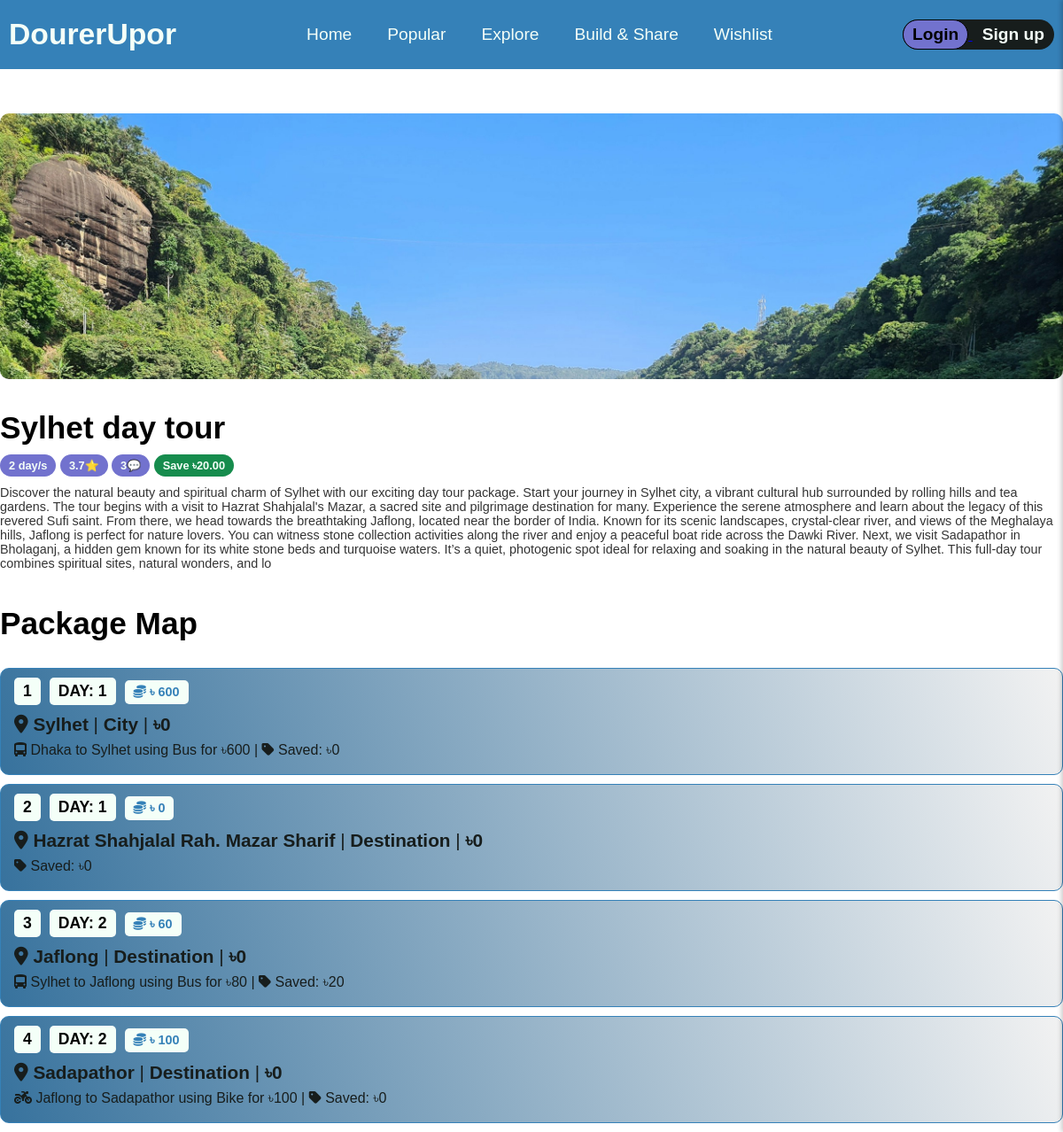
/Shadhin-experiment/package.php?id=3, run on the app's committed database.
### tables this page shows
CREATE TABLE `packages` (
  `package_id` int(11) NOT NULL,
  `package_name` varchar(255) NOT NULL,
  `publish_time` timestamp NOT NULL DEFAULT current_timestamp(),
  `build_by` int(11) NOT NULL,
  `status` varchar(255) NOT NULL DEFAULT 'pending',
  `details` varchar(1000) NOT NULL,
  `image` varchar(255) NOT NULL DEFAULT 'unknown.jpg'
);

CREATE TABLE `package_details` (
  `package_id` int(11) NOT NULL,
  `destination_id` int(11) NOT NULL,
  `money_saved` decimal(10,0) NOT NULL DEFAULT 0,
  `day_count` int(11) NOT NULL,
  `step_number` int(11) NOT NULL,
  `pickup` int(11) DEFAULT NULL,
  `transport_type` varchar(255) DEFAULT NULL,
  `cost` decimal(10,0) NOT NULL DEFAULT 0
);

CREATE TABLE `destinations` (
  `destination_id` int(11) NOT NULL,
  `name` varchar(255) NOT NULL,
  `country` varchar(255) NOT NULL DEFAULT 'Bangladesh',
  `type` varchar(255) DEFAULT 'Destination',
  `cost` decimal(10,0) NOT NULL
);

### Shadhin-experiment/DesignPatterns/imageProxy.php (called while the page is built, shortened)
<?php
function getLazyBackgroundImage($imageName) {
    return "data-bg='" . $imageName . "' class='lazy-bg'";
}
?>

### Shadhin-experiment/package.php (the view, shortened to what this page needs)
<?php
$active_page = 'package';
$packageId = isset($_GET['id']) ? intval($_GET['id']) : null;
include "decoration.php";
include "DesignPatterns/imageProxy.php";
$conn = Database::getInstance()->getConnection();
$email = isset($_SESSION['email']) ? $_SESSION['email'] : null;
$selectData = $conn->prepare("
SELECT
    p.package_id,
    p.package_name,
    p.details,
    p.image,
    COUNT(DISTINCT pf.user_id) AS Followers,
    AVG(DISTINCT r.rating) AS Rating,
    COUNT(DISTINCT r.review_id) AS TotalReview,
    SUM(DISTINCT pd.money_saved) as Saved,
    MAX(DISTINCT pd.day_count) as TotalDays,
    MAX(CASE WHEN u.email = '{$email}' THEN u.id ELSE NULL END) AS LoggedInUserId
FROM
    packages p
LEFT JOIN
    package_details pd ON p.package_id = pd.package_id
LEFT JOIN
    reviews r ON p.package_id = r.package_id
LEFT JOIN
    package_followers pf ON p.package_id = pf.package_id
LEFT JOIN
	user u ON pf.user_id = u.id
GROUP BY
    p.package_id, p.package_name
HAVING p.package_id = {$packageId}
ORDER BY Followers DESC, Rating DESC
");
$selectData->execute();
$rows = $selectData->fetchAll(PDO::FETCH_ASSOC);
?>
<!DOCTYPE html>
<html>
<head>
</head>
<body>
<nav id="navigation" class="special-nav">
                <div class="logo">
                    <h3>DourerUpor</h3>
                </div>
                <div>
                    <ul>
                        <li class="active-page"><a href="home.php" <?php if($active_page == "home") {echo "class='active'";} ?> >Home</a></li>
                        <li><a <?php if($active_page == "popular") {echo "class='active'";} ?> href="popular.php">Popular</a></li>
                        <li><a <?php if($active_page == "explore") {echo "class='active'";} ?> href="">Explore</a></li>
                        <li><a <?php if($active_page == "build&share") {echo "class='active'";} ?> href="">Build & Share</a></li>
                        <li><a href="">Wishlist</a></li>
                    </ul>
                </div>
                <div>
                    <?php if (isset($_SESSION['email'])): ?>
                        <form action="./Login/user-actions.php" method="post">
                            <button type ="Submit" class="theme-btn log-out-btn" title="Click to logout" name="log-out-btn"><?php echo $username; ?></button>
                        </form>
                    <?php else: ?>
                    <div class="login-btn-container">
                        <a href="./login/login.html">
                            <button class="login-btn theme-btn">Login</button>
                        </a>
                        <a href="./login/login.html">
                        <button class="signup-btn theme-btn">Sign up</button>
                        </a>
                    </div>
                    <?php endif ?>
                </div>
 </nav>
 <section id="package-details">
        <div class="package-details-container">
        <?php foreach ($rows as $row):
            $package_id = $row['package_id'];
            $package_name = $row['package_name'];
            $details = $row['details'];
            $coverImage = $row['image'];
            $totalDays = $row['TotalDays'];
            $rating = number_format($row['Rating'], 1);
            $totalReview = $row['TotalReview'];
            $saved = number_format($row['Saved'], 2);
        ?>
            <div class="package-details" data-package-id="<?php echo $package_id; ?>">
                <div class="left">
                    <div class="package-cover lazy-bg" <?php echo getLazyBackgroundImage("img/package-cover/{$coverImage}"); ?> style="background-repeat: no-repeat; background-size: cover; border-radius: 10px;"></div>
                </div>
                <div class="right">
                    <h3 class="package-name card-item"><?php echo htmlspecialchars($package_name); ?></h3>
                    <div class="card-item">
                        <button disabled class="theme-btn info-btn"><?php echo htmlspecialchars($totalDays); ?> day/s</button>
                        <button disabled class="theme-btn info-btn"><?php echo htmlspecialchars($rating); ?>⭐</button>
                        <button disabled class="theme-btn info-btn"><?php echo htmlspecialchars($totalReview); ?>💬</button>
                        <button disabled class="theme-btn info-btn offer">Save ৳<?php echo $saved; ?></button>
                    </div>
                    <p class="card-item package-brief"><?php echo htmlspecialchars($details); ?></p>
                </div>
            </div>
            <?php endforeach; ?>
        </div>
    </section>
    <?php
    $selectPackageDetails = $conn->prepare("
    	SELECT p.package_id,pd.step_number as stepCount ,pd.day_count as dayCount, d.cost as DestCost, d.name as Destination, d.type as DestType, dp.name as pickup, pd.transport_type as TransType, pd.cost as transCost, pd.money_saved as Saved
		FROM package_details pd
		LEFT JOIN packages p ON p.package_id = pd.package_id
		LEFT JOIN destinations d ON d.destination_id = pd.destination_id
		LEFT JOIN destinations dp ON dp.destination_id = pd.pickup
		WHERE p.package_id = {$packageId}
		ORDER BY pd.step_number ASC
    	");
    $selectPackageDetails->execute();
	$rows = $selectPackageDetails->fetchAll(PDO::FETCH_ASSOC);
    ?>
    <section id="package-map">
    	<h1 class="package-map-title">Package Map</h1>
    	<div class="map-card-container">
    		<?php foreach ($rows as $row):
	    		$stepCount   = $row['stepCount'];
			    $dayCount    = $row['dayCount'];
			    $destCost    = $row['DestCost'];
			    $destination = $row['Destination'];
			    $destType    = $row['DestType'];
			    $pickup      = $row['pickup'];
			    $transType   = $row['TransType'];
			    $transCost   = $row['transCost'];
			    $saved       = $row['Saved']
        	?>
    		<div class="map-card">
    			<p class="p-day map-item"><?php echo htmlspecialchars($stepCount); ?></p><p class="p-day map-item">DAY: <?php echo htmlspecialchars($dayCount); ?></p><p class="p-day p-cost map-item"><i class="fa-solid fa-coins"></i> <?php echo htmlspecialchars("৳ " . $destCost+$transCost-$saved); ?></p>
    			<p class="p-main map-item"><i class="fa-solid fa-location-dot"></i> <b><?php echo htmlspecialchars($destination); ?></b> | <b><?php echo htmlspecialchars($destType); ?></b> | <b>৳<?php echo htmlspecialchars($destCost); ?></b></p>
    			<p class="p-optional map-item">
                <?php
                    $icon = '<i class="fa-solid fa-car"></i>';
                    if (!empty($transType)) {
                        $type = strtolower($transType);
                        if ($type === 'bike' || $type === 'motorcycle') {
                            $icon = '<i class="fa-solid fa-motorcycle"></i>';
                        } elseif ($type === 'train' || $type === 'metro' || $type === 'tram') {
                            $icon = '<i class="fa-solid fa-train"></i>';
                        } elseif ($type === 'plane' || $type === 'airplane' || $type === 'flight') {
                            $icon = '<i class="fa-solid fa-plane"></i>';
                        }
                        elseif ($type === 'bus' || $type === 'public transport' || $type === 'local bus') {
                            $icon = '<i class="fa-solid fa-bus-simple"></i>';
                        }
                    }
                ?>
                    <?php if (!empty($pickup)): ?>
                        <?php echo $icon . ' ' . htmlspecialchars($pickup . " to "); ?>
                    <?php endif; ?>
                    <?php if (!empty($pickup)): ?>
                        <?php echo htmlspecialchars($destination . " using "); ?>
                    <?php endif; ?>
                    <?php if (!empty($transType)): ?>
                        <?php echo htmlspecialchars($transType . " for ৳" . $transCost . " | "); ?>
                    <?php endif; ?>
                    <i class="fa-solid fa-tag"></i> Saved: ৳<?php echo htmlspecialchars($saved); ?>
                </p>
    		</div>
    		<?php endforeach; ?>
    	</div>
    </section>
</body>
</html>

### Shadhin-experiment/styles.css (style rules this page uses)
:root { --blue: #3581b8; --green: #168C4D; --white: #f4fff8; --black: #171d1c; --primary: #7272CE; --secondary: #ADC9B8; }
* { margin: 0; padding: 0; box-sizing: border-box; font-family: sans-serif; }
#navigation { width: 100%; max-width: 1200px; display: flex; flex-direction: row; justify-content: space-between; align-items: center; padding: 20px 10px; margin: 0 auto; }
.special-nav { background: var(--blue); }
.logo { font-size: 1.8rem; cursor: pointer; color: var(--white); }
nav ul { display: flex; flex-direction: row; justify-content: center; align-items: center; }
nav ul li { list-style-type: none; padding: 5px 20px; }
.active-page { color: purple; }
nav ul li a { text-decoration: none; color: var(--white); font-size: 1.2rem; }
.theme-btn { background: none; border: 1px solid black; padding: 5px 10px; border-radius: 40px; cursor: pointer; font-size: 1.2rem; font-weight: bold; }
.login-btn-container { background-color: var(--black); border-radius: 40px; }
.login-btn { background-color: var(--primary); transition-duration: .3s; }
.signup-btn { border: 1px solid transparent; color: var(--white); transition-duration: .3s; }
::placeholder { color: rgba(240, 240, 240, 1); opacity: 1; }
.package-name { font-size: 1.6rem; font-weight: bold; }
.package-brief { color: rgba(0, 0, 0, 0.8); font-size: .9rem; }
.info-btn { font-size: .8rem; padding: 5px 10px; height: 25px; color: var(--white); background-color: var(--primary); border: none; }
.offer { background-color: var(--green); }
.card-item { margin-top: 10px; }
#package-details { max-width: 1200px; margin: 0 auto; }
.package-details { display: flex; flex-direction: column; justify-content: center; align-items: center; }
.package-details .left .package-cover { width: 1200px; height: 300px; margin: 50px 0 25px 0; }
.package-details-container .package-name { font-size: 2.2rem; }
#package-map { max-width: 1200px; margin: 0 auto; }
.package-map-title { margin: 30px 0; font-size: 2.2rem; }
.map-card { border: 1px solid var(--blue); background: rgb(55,114,157); background: linear-gradient(71deg, rgba(55,114,157,1) 0%, rgba(242,242,242,1) 100%); padding: 10px 10px; border-radius: 10px; margin-bottom: 10px; }
.map-item { margin: 8px 5px; }
.p-day { background-color: var(--white); color: black; font-weight: bold; display: inline-block; padding: 5px 10px; font-size: 1.1rem; border-radius: 5px; text-align: center; margin: 0px 5px; }
.p-cost { font-size: .9rem; color: var(--blue); }
.p-main { font-size: 1.3rem; color: var(--black); margin-top: 10px; }
.p-optional { color: var(--black); }

### data on the page
packages: package_name "Sylhet day tour", totalDays "2", rating "3.7", totalReview "3", saved "20.00", details "Discover the natural beauty and spiritual charm of Sylhet with our exciting day tour package. Start your journey in Sylhet city, a vibrant cultural hub surrounded by rolling hills and tea gardens. The tour begins with a visit to Hazrat Shahjalal's Mazar, a sacred site and pilgrimage destination for many. Experience the serene atmosphere and learn about the legacy of this revered Sufi saint. From there, we head towards the breathtaking Jaflong, located near the border of India. Known for its scenic landscapes, crystal-clear river, and views of the Meghalaya hills, Jaflong is perfect for nature lovers. You can witness stone collection activities along the river and enjoy a peaceful boat ride…"
package_details: step_number "1", day_count "1", "৳ " . $destCost+$transCost-$saved "৳ 600", destination.name "Sylhet", destination.type "City", destination.cost "0", pickup.name "Dhaka to", destination.name "Sylhet using", transport_type+cost "Bus for ৳600 |", money_saved "0"
package_details: step_number "2", day_count "1", "৳ " . $destCost+$transCost-$saved "৳ 0", destination.name "Hazrat Shahjalal Rah. Mazar Sharif", destination.type "Destination", destination.cost "0", money_saved "0"
package_details: step_number "3", day_count "2", "৳ " . $destCost+$transCost-$saved "৳ 60", destination.name "Jaflong", destination.type "Destination", destination.cost "0", pickup.name "Sylhet to", destination.name "Jaflong using", transport_type+cost "Bus for ৳80 |", money_saved "20"
package_details: step_number "4", day_count "2", "৳ " . $destCost+$transCost-$saved "৳ 100", destination.name "Sadapathor", destination.type "Destination", destination.cost "0", pickup.name "Jaflong to", destination.name "Sadapathor using", transport_type+cost "Bike for ৳100 |", money_saved "0"
